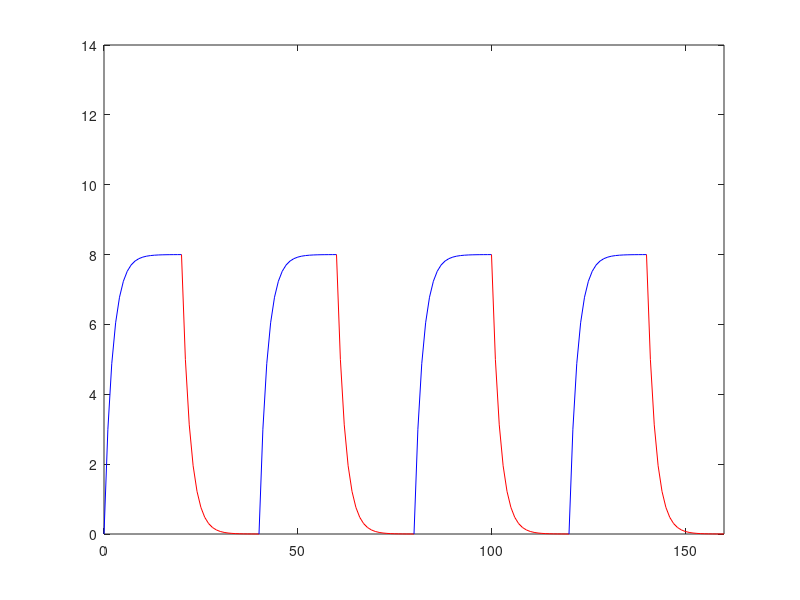

Here is the MATLAB script that generated this plot:
%Programa de simulacion de varios pulsos
%utilizando circuitos de carga-descarga RC
%Usa las funciones switch-case
%(ver programa Capacitor1 como referencia)
R=100;
C=47;
v0=8;
estado='carga';
 for n=1:8 %4 ciclos completos (4*2)
 if rem(n,2)==0 %numeros pares de n
 estado='descarga';
 else %numeros impares de n
 estado='carga';
 end

 switch estado
 case 'carga'
 t1=0:20;
 vc=v0*(1-exp(-(t1/R*C)));
 plot(t1+(n-1)*20,vc,'b')
 axis([0 160 0 14])
 hold on
 case 'descarga'
 t2=0:20;
 vc2=v0*exp(-(t2/R*C));
 plot(t2+(n-1)*20,vc2,'r')
 axis([0 160 0 14])
 hold on
 end
 end
 hold off
